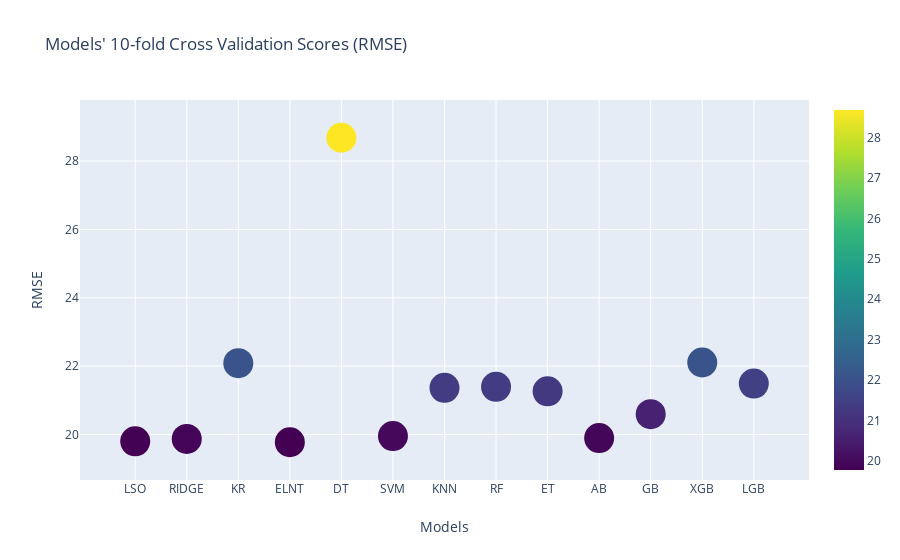

Notebook cell for this chart:
### Markdown cell above
# K- Fold Cross Validation


train_test split has its drawbacks. Because this approach introduces bias as we are not using all of our observations for testing and also we're reducing the train data size. To overcome this we can use a technique called cross validation where all the data is used for training and testing periodically. Thus we may reduce the bias introduced by train_test_split. From different cross validation methods, we would use k-fold cross validation. In sklearn we have a method cross_val_score for calculating k-fold cross validation score.

However, as the train set gets larger, train_test_split has its advantage over k-fold cross validation. Train_test_split is k-times faster than k-fold cross validation. If the training set is very large, both train_test_split and k-fold cross validation perform identically. So for a large training data, train_test_split is prefered over k-fold cross validation to accelerate the training process.

### Code cell
'''Function to compute cross validation scores.'''
def cross_validate(model):
    from sklearn.model_selection import cross_val_score
    neg_x_val_score = cross_val_score(model, x_train, y_train, cv = 10, n_jobs = -1, scoring = 'neg_mean_squared_error')
    x_val_score = np.round(np.sqrt(-1*neg_x_val_score), 5)
    return x_val_score.mean()

'''Calculate cross validation score of differnt models and plot them.'''
models = [lasso, ridge, kr, elnt, dt, svm, knn, rf, et, ab, gb, xgb, lgb]
cross_val_scores = []
for model in models:
    cross_val_scores.append(cross_validate(model))

'''Plot data frame of cross validation scores.'''
x_val_score = pd.DataFrame(data = cross_val_scores, columns = ['Cross Validation Scores (RMSE)'])
x_val_score.index = ['LSO', 'RIDGE', 'KR', 'ELNT', 'DT', 'SVM', 'KNN', 'RF', 'ET', 'AB', 'GB', 'XGB', 'LGB']
x_val_score = x_val_score.round(5)
x = x_val_score.index
y = x_val_score['Cross Validation Scores (RMSE)']
title = "Models' 10-fold Cross Validation Scores (RMSE)"
scatter_plot(x, y, title, 'Models','RMSE', 30, 'Viridis')

### Figure 1 — Plotly figure (JSON) as saved in the notebook; plotly's stock layout.template omitted (floating-point values rounded to 4 significant figures)
{"data": [{"marker": {"color": [19.8, 19.87, 22.09, 19.77, 28.68, 19.95, 21.37, 21.39, 21.26, 19.9, 20.59, 22.11, 21.49], "colorscale": [[0, "#440154"], [0.1111, "#482878"], [0.2222, "#3e4989"], [0.3333, "#31688e"], [0.4444, "#26828e"], [0.5556, "#1f9e89"], [0.6667, "#35b779"], [0.7778, "#6ece58"], [0.8889, "#b5de2b"], [1, "#fde725"]], "showscale": true, "size": 30}, "mode": "markers", "type": "scatter", "x": ["LSO", "RIDGE", "KR", "ELNT", "DT", "SVM", "KNN", "RF", "ET", "AB", "GB", "XGB", "LGB"], "y": [19.8, 19.87, 22.09, 19.77, 28.68, 19.95, 21.37, 21.39, 21.26, 19.9, 20.59, 22.11, 21.49]}], "layout": {"hovermode": "closest", "title": {"text": "Models' 10-fold Cross Validation Scores (RMSE)"}, "xaxis": {"title": {"text": "Models"}}, "yaxis": {"title": {"text": "RMSE"}}}}
